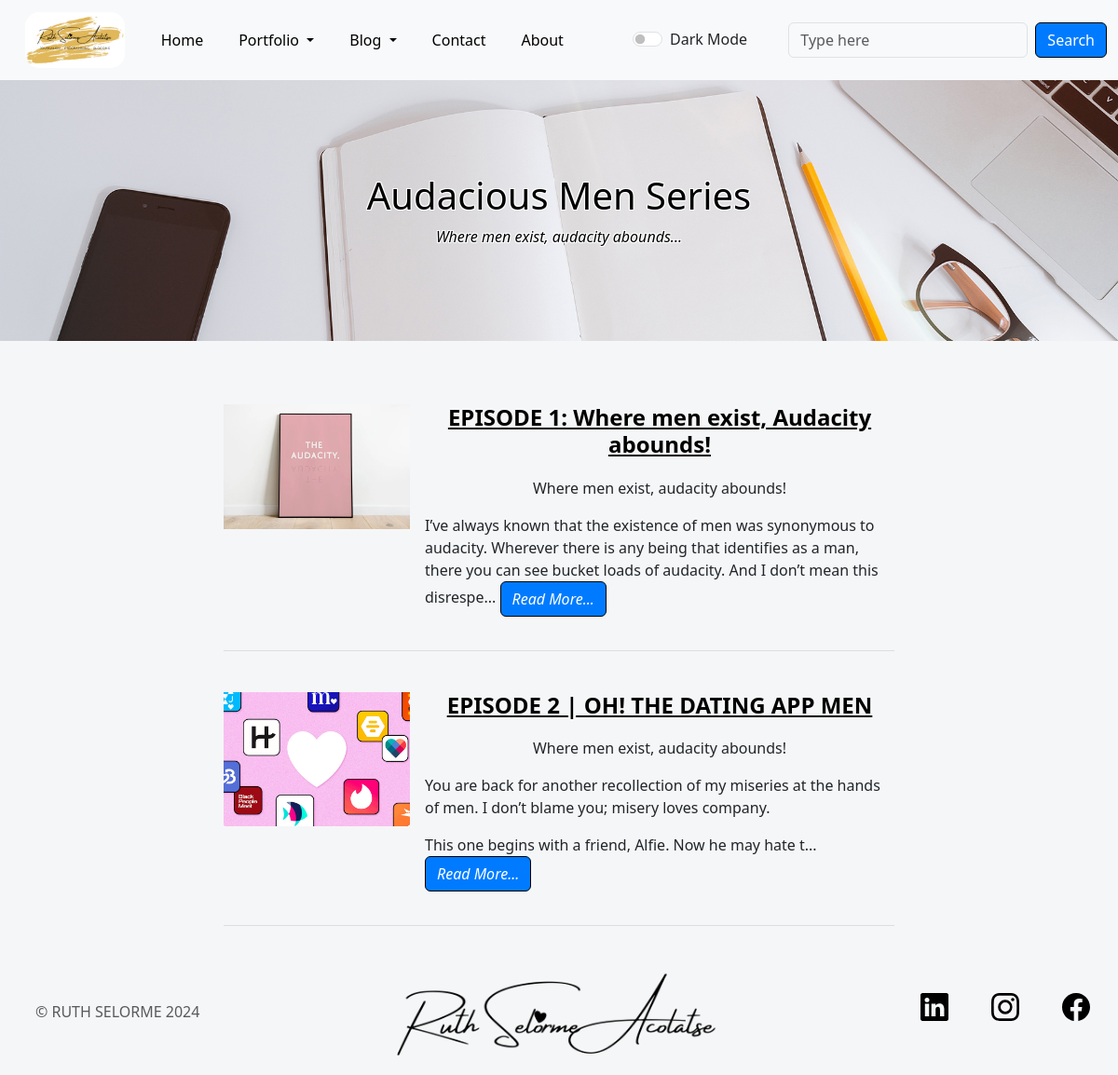
Page /Audacious-Men-Series on the committed database.
### app.py (models this page shows, shortened)
class Post(db.Model):
    id = db.Column(db.Integer, primary_key=True)
    title = db.Column(db.String(100), nullable=False)
    content = db.Column(db.Text, nullable=False)
    image_url = db.Column(db.String(200), nullable=True)
    category = db.Column(db.String(50), nullable=False)

### app.py (the view)
@app.route("/Audacious-Men-Series")
def audacity():
    posts = Post.query.filter_by(category='Audacious Men Series').all()
    return render_template("audacity.html", posts=posts, copyright_year=year)

### templates/audacity.html (shortened to what this page needs)
{% extends "base.html" %}
{% block content %}
<header class="masthead" style="background-image: url('{{ url_for('static', filename='img/home-bg.jpg') }}')">
    <div class="container position-relative px-4 px-lg-5">
        <div class="row gx-4 gx-lg-5 justify-content-center">
            <div class="col-md-10 col-lg-8 col-xl-7">
                <div class="site-heading">
                    <h1 class="heading">Audacious Men Series</h1>
                    <span class="subheading"><i>Where men exist, audacity abounds...</i></span>
                </div>
            </div>
        </div>
    </div>
</header>
<div class="container mt-5">
    <div class="row">
        <div class="col-lg-8 col-md-10 mx-auto">
            {% for post in posts %}
            <div class="post-preview d-flex flex-column flex-md-row mb-4">
                <div class="mb-3 mb-md-0 me-md-3">
                    <img class="img-fluid" src="{{ post.image_url }}" alt="{{ post.title }}" style="max-width: 200px; height: auto;">
                </div>
                <div>
                    <a class="post-title-link" href="{{ url_for('show_post', index=post.id) }}">
                        <h2 class="post-title">
                            {{ post.title }}
                        </h2>
                    </a>
                    <p>
                        {{ post.content|truncate(300, True, '...')|safe }}
                        <a class="btn btn-outline-success"  href="{{ url_for('show_post', index=post.id) }}"><em>Read More...</em></a>
                    </p>
                </div>
            </div>
            {% endfor %}
        </div>
    </div>
</div>
{% endblock %}

### static/css/styles.css (style rules this page uses)
body { background-color: #f5f6f7; margin: 0; padding: 0; height: auto; }
.d-flex { display: flex; }
.row { margin-left: 0 !important; margin-right: 0 !important; display: flex; justify-content: center; text-align: center; }
.post-preview { border-bottom: 1px solid #ddd; padding: 20px 0; margin-bottom: 20px; }
.post-title { font-size: 1.5rem; font-weight: bold; color: black; }
.post-title-link { color: black !important; }
.masthead { background-size: cover; background-position: center; color: #fff; padding: 100px 0; text-align: center; margin-bottom: 10px; }
.paragraph { text-align: left; }
.site-heading { color: black; text-shadow: -1px -1px 0 white, 1px -1px 0 white, -1px 1px 0 white, 1px 1px 0 white; }
.block-text { margin-top: 20px; text-align: center; }
.btn-outline-success { --bs-btn-color: white; --bs-btn-border-color: black; --bs-btn-bg: #007bff; --bs-btn-hover-color: #fff; --bs-btn-hover-bg: #198754; --bs-btn-hover-border-color: black; --bs-btn-focus-shadow-rgb: 25, 135, 84; --bs-btn-active-color: #198754; --bs-btn-active-bg: #007bff; --bs-btn-active-border-color: black; --bs-btn-active-shadow: inset 0 3px 5px rgba(0, 0, 0, 0.125); --bs-btn-disabled-color: black; --bs-btn-disabled-bg: transparent; --bs-btn-disabled-border-color: black; --bs-gradient: none; }

### rows in the picture
Post: image_url (picture), title "EPISODE 1: Where men exist, Audacity abounds!", content "Where men exist, audacity abounds! I’ve always known that the existence of men was synonymous to audacity. Wherever there is any being that identifies as a man, there you can see bucket loads of audacity. And I don’t mean this disrespe..."
Post: image_url (picture), title "EPISODE 2 | OH! THE DATING APP MEN", content "Where men exist, audacity abounds! You are back for another recollection of my miseries at the hands of men. I don’t blame you; misery loves company. This one begins with a friend, Alfie. Now he may hate t..."

### other values in the picture
{{ copyright_year }} "2024"
